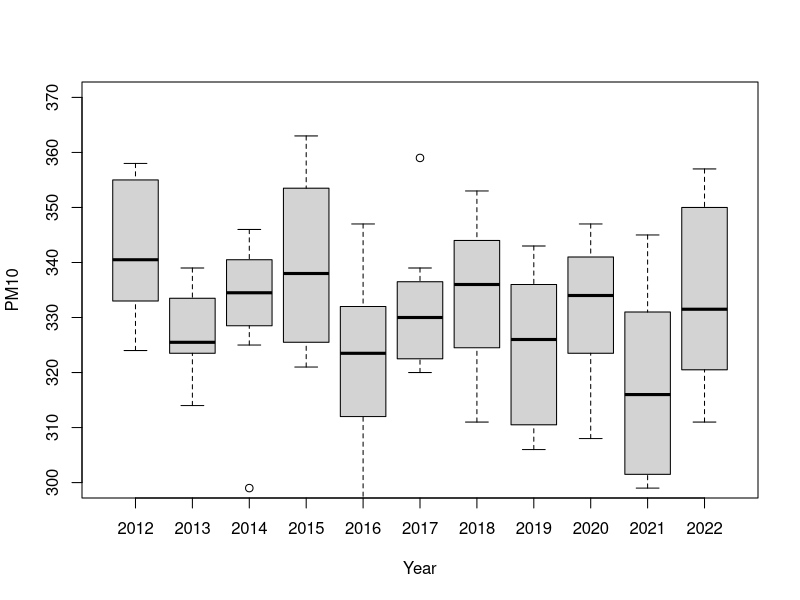

Reproduce this figure in R.
## ---- chunk 1
setwd("C:/Book/Chapter3/Examples")
data <-read.csv(file="Ex3.6.csv",head=TRUE,sep=",")
data
boxplot(PM~Year,data=data, 
   xlab="Year", ylab="PM10",ylim = c(300, 370)) 
